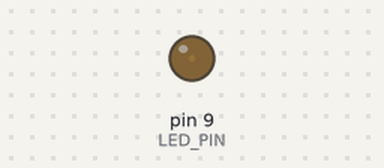
Bench run of a sketch on a simulated Arduino Uno, built with avr-gcc and run on an emulated ATmega328P. On the bench: output pins drawn as LEDs (lit = HIGH).

Above: at 0.05 s.
At 1.55 s:
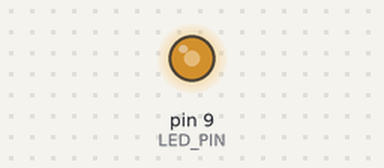
At 2.8 s:
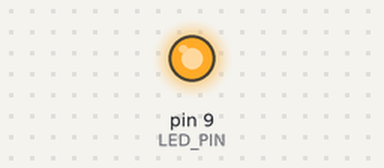
At 5.6 s:
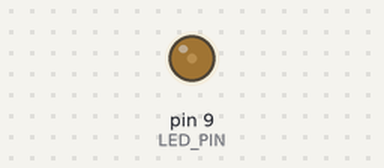
Timing chart, 0 to 9.3 s (numbered marks = the images above):
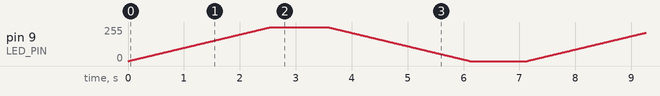

The sketch:

led_sangdan.ino
```cpp
#define LED_PIN 9

void setup()
{
  pinMode(LED_PIN, OUTPUT);
}

void loop()
{
  // Make LED brighter time-to-time
  for (int i = 0; i < 256; i++)
  {
    analogWrite(LED_PIN, i);
    delay(10);
  }

  // Stop for a while
  delay(1000);

  // Make LED dimmer time-to-time
  for (int i = 255; i >= 0; i--)
  {
    analogWrite(LED_PIN, i);
    delay(10);
  }

  // Stop for a while
  delay(1000);
}
```
